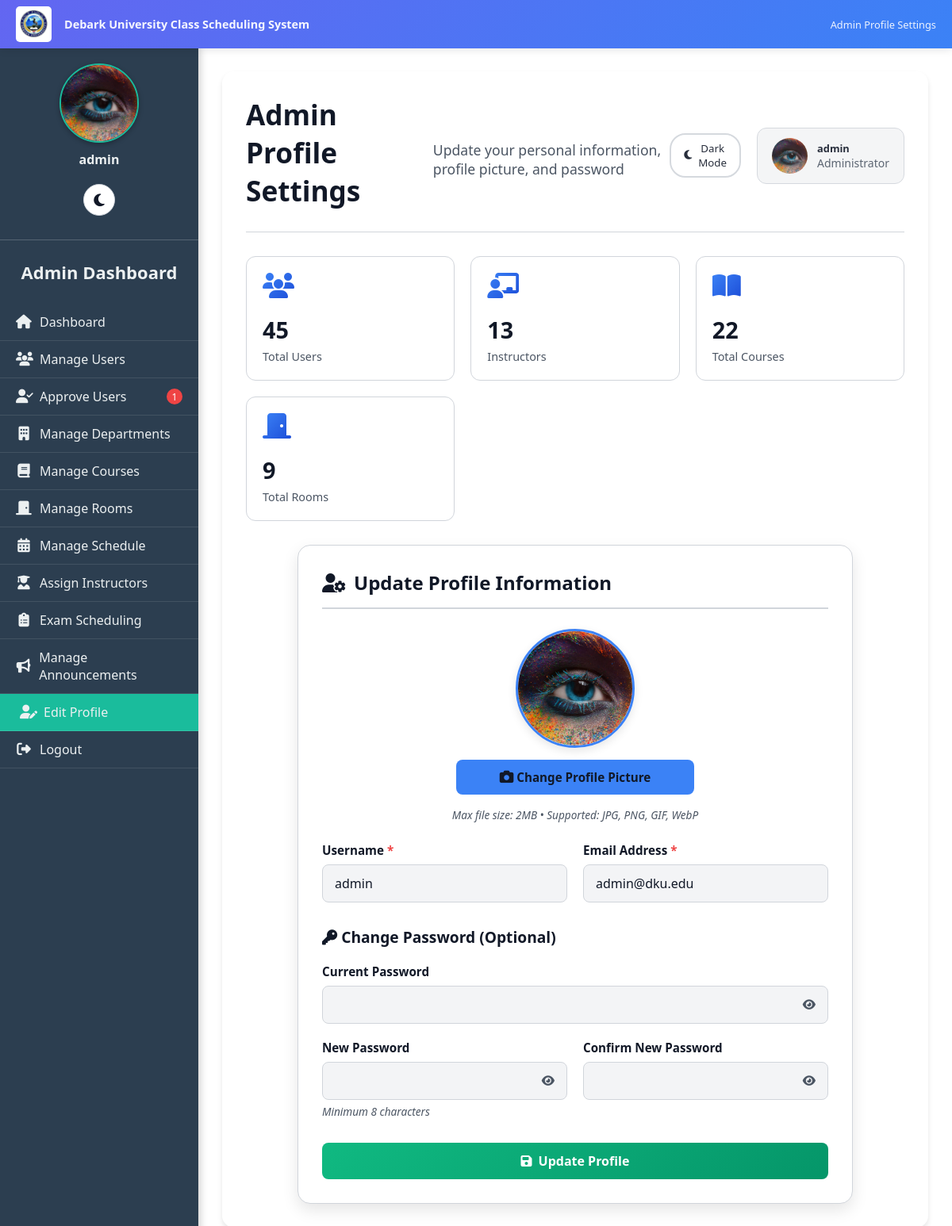
Screenshot of /admin/edit_profile.php (signed in) with the database file from the repository.
### tables this page shows
CREATE TABLE `users` (
  `user_id` int(11) NOT NULL,
  `username` varchar(50) NOT NULL,
  `password` varchar(255) NOT NULL,
  `full_name` varchar(100) NOT NULL,
  `student_id` varchar(50) DEFAULT NULL,
  `email` varchar(100) DEFAULT NULL,
  `role` enum('admin','instructor','student','department_head') NOT NULL,
  `department_id` int(11) DEFAULT NULL,
  `year` varchar(10) DEFAULT NULL,
  `created_at` timestamp NOT NULL DEFAULT current_timestamp(),
  `profile_picture` varchar(255) DEFAULT NULL,
  `email_verified` tinyint(1) DEFAULT 0,
  `verification_token` varchar(255) DEFAULT NULL,
  `is_approved` tinyint(1) DEFAULT 0,
  `is_verified` tinyint(1) NOT NULL DEFAULT 0,
  `id_number` varchar(20) DEFAULT NULL
);

### public/admin/edit_profile.php (the view, shortened to what this page needs)
<?php
require __DIR__ . '/../../includes/db.php';
include __DIR__ . '/../includes/darkmode.php';
$admin_id = $_SESSION['user_id'];
$user_stmt = $pdo->prepare("SELECT username, email, profile_picture FROM users WHERE user_id = ? AND role = 'admin'");
$user_stmt->execute([$admin_id]);
$current_user = $user_stmt->fetch(PDO::FETCH_ASSOC);
try {
    $check_column = $pdo->query("SHOW COLUMNS FROM users LIKE 'is_approved'");
    if($check_column->rowCount() > 0) {
        $pending_stmt = $pdo->prepare("SELECT COUNT(*) as count FROM users WHERE role != 'admin' AND is_approved = 0");
        $pending_stmt->execute();
        $pending_result = $pending_stmt->fetch(PDO::FETCH_ASSOC);
        $pending_approvals = $pending_result['count'] ?? 0;
    } else {
        $pending_stmt = $pdo->prepare("SELECT COUNT(*) as count FROM users WHERE role != 'admin'");
        $pending_stmt->execute();
        $pending_result = $pending_stmt->fetch(PDO::FETCH_ASSOC);
        $pending_approvals = $pending_result['count'] ?? 0;
    }
} catch (Exception $e) {
    $pending_approvals = 0;
    error_log("Error fetching pending approvals: " . $e->getMessage());
}
function getAdminProfilePicturePath($profile_picture) {
    $locations = [
        __DIR__ . '/../uploads/admin/' . $profile_picture,
        __DIR__ . '/../uploads/' . $profile_picture,
        __DIR__ . '/../../uploads/' . $profile_picture,
        'uploads/admin/' . $profile_picture,
        '../uploads/admin/' . $profile_picture,
        'uploads/' . $profile_picture,
        '../uploads/' . $profile_picture,
    ];
    foreach ($locations as $location) {
        if (file_exists($location)) {
            if (strpos($location, '/admin/') !== false) {
                return '../uploads/admin/' . $profile_picture;
            } elseif (strpos($location, 'uploads/admin/') !== false) {
                return 'uploads/admin/' . $profile_picture;
            } elseif (strpos($location, '../uploads/') !== false) {
                return '../uploads/' . $profile_picture;
            } elseif (strpos($location, 'uploads/') !== false) {
                return 'uploads/' . $profile_picture;
            }
        }
    }
    return '../assets/default_profile.png';
}
$profile_img_path = getAdminProfilePicturePath($current_user['profile_picture'] ?? '');
$current_page = basename($_SERVER['PHP_SELF']);
try {
    $total_users = $pdo->query("SELECT COUNT(*) FROM users WHERE role != 'admin'")->fetchColumn();
} catch (Exception $e) {
    $total_users = 0;
    error_log("Error fetching total users: " . $e->getMessage());
}
try {
    $total_instructors = $pdo->query("SELECT COUNT(*) FROM users WHERE role = 'instructor'")->fetchColumn();
} catch (Exception $e) {
    $total_instructors = 0;
    error_log("Error fetching instructors: " . $e->getMessage());
}
try {
    $total_courses = $pdo->query("SELECT COUNT(*) FROM courses")->fetchColumn();
} catch (Exception $e) {
    $total_courses = 0;
    error_log("Error fetching courses: " . $e->getMessage());
}
try {
    $total_rooms = $pdo->query("SELECT COUNT(*) FROM rooms")->fetchColumn();
} catch (Exception $e) {
    $total_rooms = 0;
    error_log("Error fetching rooms: " . $e->getMessage());
}
?>
<!DOCTYPE html>
<html lang="en" data-theme="<?= $darkMode ? 'dark' : 'light' ?>">
<head>
<link rel="stylesheet" href="https://cdnjs.cloudflare.com/ajax/libs/font-awesome/6.4.0/css/all.min.css">
<link rel="stylesheet" href="../../assets/css/darkmode.css">
</head>
<body>
    <div class="university-header">
        <div class="header-left">
            <img src="../assets/images/dku logo.jpg" alt="Debark University Logo" class="dku-logo-img">
            <div class="system-title">Debark University Class Scheduling System</div>
        </div>
        <div class="header-right">
            Admin Profile Settings
        </div>
    </div>
    <div class="sidebar" id="sidebar">
        <div class="sidebar-content">
            <div class="sidebar-profile">
                <img src="<?= htmlspecialchars($profile_img_path) ?>" alt="Profile Picture" id="sidebarProfilePic"
                     onerror="this.onerror=null; this.src='../assets/default_profile.png';">
                <p><?= htmlspecialchars($current_user['username']) ?></p>
            </div>
            <h2>Admin Dashboard</h2>
            <nav>
                <a href="dashboard.php" class="<?= $current_page=='dashboard.php'?'active':'' ?>">
                    <i class="fas fa-home"></i> Dashboard
                </a>
                <a href="manage_users.php" class="<?= $current_page=='manage_users.php'?'active':'' ?>">
                    <i class="fas fa-users"></i> Manage Users
                </a>
                <a href="approve_users.php" class="<?= $current_page=='approve_users.php'?'active':'' ?>">
                    <i class="fas fa-user-check"></i> Approve Users
                    <?php if($pending_approvals > 0): ?>
                        <span class="pending-badge"><?= $pending_approvals ?></span>
                    <?php endif; ?>
                </a>
                <a href="manage_departments.php" class="<?= $current_page=='manage_departments.php'?'active':'' ?>">
                    <i class="fas fa-building"></i> Manage Departments
                </a>
                <a href="manage_courses.php" class="<?= $current_page=='manage_courses.php'?'active':'' ?>">
                    <i class="fas fa-book"></i> Manage Courses
                </a>
                <a href="manage_rooms.php" class="<?= $current_page=='manage_rooms.php'?'active':'' ?>">
                    <i class="fas fa-door-closed"></i> Manage Rooms
                </a>
                <a href="manage_schedules.php" class="<?= $current_page=='manage_schedules.php'?'active':'' ?>">
                    <i class="fas fa-calendar-alt"></i> Manage Schedule
                </a>
                <a href="assign_instructors.php" class="<?= $current_page=='assign_instructors.php'?'active':'' ?>">
                    <i class="fas fa-user-graduate"></i> Assign Instructors
                </a>
                <a href="admin_exam_schedules.php" class="<?= $current_page=='admin_exam_schedules.php'?'active':'' ?>">
                    <i class="fas fa-clipboard-list"></i> Exam Scheduling
                </a>
                <a href="manage_announcements.php" class="<?= $current_page=='manage_announcements.php'?'active':'' ?>">
                    <i class="fas fa-bullhorn"></i> Manage Announcements
                </a>
                <a href="edit_profile.php" class="<?= $current_page=='edit_profile.php'?'active':'' ?>">
                    <i class="fas fa-user-edit"></i> Edit Profile
                </a>
                <a href="../logout.php">
                    <i class="fas fa-sign-out-alt"></i> Logout
                </a>
            </nav>
        </div>
    </div>
    <div class="main-content">
        <div class="content-wrapper">
            <div class="header">
                <div class="header-left">
                    <h1>Admin Profile Settings</h1>
                    <p>Update your personal information, profile picture, and password</p>
                </div>
                <div class="header-right">
                    <button class="dark-mode-toggle" id="darkModeToggle">
                        <i class="fas fa-<?= $darkMode ? 'sun' : 'moon' ?>"></i>
                        <?= $darkMode ? 'Light Mode' : 'Dark Mode' ?>
                    </button>
                    <div class="user-info">
                        <img src="<?= htmlspecialchars($profile_img_path) ?>" alt="Profile" id="headerProfilePic"
                             onerror="this.onerror=null; this.src='../assets/default_profile.png';">
                        <div>
                            <div><?= htmlspecialchars($current_user['username'] ?? 'Admin') ?></div>
                            <small>Administrator</small>
                        </div>
                    </div>
                </div>
            </div>
            <div class="dashboard-stats">
                <div class="stat-card">
                    <i class="fas fa-users"></i>
                    <h3><?= $total_users ?></h3>
                    <p>Total Users</p>
                </div>
                <div class="stat-card">
                    <i class="fas fa-chalkboard-teacher"></i>
                    <h3><?= $total_instructors ?></h3>
                    <p>Instructors</p>
                </div>
                <div class="stat-card">
                    <i class="fas fa-book-open"></i>
                    <h3><?= $total_courses ?></h3>
                    <p>Total Courses</p>
                </div>
                <div class="stat-card">
                    <i class="fas fa-door-closed"></i>
                    <h3><?= $total_rooms ?></h3>
                    <p>Total Rooms</p>
                </div>
            </div>
            <div class="edit-profile-container">
                <div class="profile-form-card">
                    <h2><i class="fas fa-user-cog"></i> Update Profile Information</h2>
                    <form method="post" enctype="multipart/form-data" id="profileForm">
                        <div class="profile-picture-section">
                            <img src="<?= htmlspecialchars($profile_img_path) ?>"
                                 alt="Current Profile Picture"
                                 class="current-profile-pic"
                                 id="profilePreview"
                                 onerror="this.onerror=null; this.src='../assets/default_profile.png';">
                            <div class="form-group">
                                <div class="file-input-wrapper">
                                    <label for="profile_picture">
                                        <i class="fas fa-camera"></i> Change Profile Picture
                                    </label>
                                </div>
                                <div class="form-tip">Max file size: 2MB • Supported: JPG, PNG, GIF, WebP</div>
                            </div>
                        </div>
                        <div class="form-row">
                            <div class="form-group">
                                <label for="username">Username <span class="required">*</span></label>
                                <input type="text" id="username" name="username" class="form-control"
                                       value="<?= htmlspecialchars($current_user['username'] ?? '') ?>" required>
                            </div>
                            <div class="form-group">
                                <label for="email">Email Address <span class="required">*</span></label>
                                <input type="email" id="email" name="email" class="form-control"
                                       value="<?= htmlspecialchars($current_user['email'] ?? '') ?>" required>
                            </div>
                        </div>
                        <h3 style="margin: 30px 0 20px; color: var(--text-primary); font-size: 1.2rem;">
                            <i class="fas fa-key"></i> Change Password (Optional)
                        </h3>
                        <div class="form-row">
                            <div class="form-group">
                                <label for="current_password">Current Password</label>
                                <div class="password-field">
                                    <input type="password" id="current_password" name="current_password" class="form-control">
                                    <button type="button" class="password-toggle" onclick="togglePasswordVisibility('current_password')">
                                        <i class="fas fa-eye"></i>
                                    </button>
                                </div>
                            </div>
                        </div>
                        <div class="form-row">
                            <div class="form-group">
                                <label for="new_password">New Password</label>
                                <div class="password-field">
                                    <input type="password" id="new_password" name="new_password" class="form-control">
                                    <button type="button" class="password-toggle" onclick="togglePasswordVisibility('new_password')">
                                        <i class="fas fa-eye"></i>
                                    </button>
                                </div>
                                <div class="form-tip">Minimum 8 characters</div>
                            </div>
                            <div class="form-group">
                                <label for="confirm_password">Confirm New Password</label>
                                <div class="password-field">
                                    <input type="password" id="confirm_password" name="confirm_password" class="form-control">
                                    <button type="button" class="password-toggle" onclick="togglePasswordVisibility('confirm_password')">
                                        <i class="fas fa-eye"></i>
                                    </button>
                                </div>
                            </div>
                        </div>
                        <button type="submit" class="btn-submit">
                            <i class="fas fa-save"></i> Update Profile
                        </button>
                    </form>
                </div>
            </div>
        </div>
    </div>
</body>
</html>

### public/assets/css/darkmode.css (style rules this page uses)
:root { --bg-primary: #ffffff; --bg-secondary: #f3f4f6; --bg-sidebar: #2c3e50; --bg-card: #ffffff; --bg-input: #ffffff; --text-primary: #111827; --text-secondary: #4b5563; --text-light: #6b7280; --text-sidebar: #ecf0f1; --border-color: #d1d5db; --shadow-color: rgba(0, 0, 0, 0.1); --hover-color: #f9fafb; --table-header: #34495e; --table-stripe: #f2f2f2; --success-bg: #dcfce7; --success-text: #166534; --error-bg: #fee2e2; --error-text: #991b1b; --warning-bg: #fef3c7; --warning-text: #92400e; --info-bg: #dbeafe; --info-text: #1e40af; }
body { background: var(--bg-primary); color: var(--text-primary); }
.sidebar { background: var(--bg-sidebar) !important; }
.sidebar a { color: var(--text-sidebar) !important; }
.sidebar a.active { background: #1abc9c !important; }
.main-content { background: var(--bg-primary); }
.form-group label { color: var(--text-primary); }

### public/includes/darkmode.php (style rules this page uses)
:root { --bg-primary: #ffffff; --bg-secondary: #f3f4f6; --bg-sidebar: #2c3e50; --bg-card: #ffffff; --bg-input: #ffffff; --text-primary: #111827; --text-secondary: #4b5563; --text-light: #6b7280; --text-sidebar: #ecf0f1; --border-color: #d1d5db; --shadow-color: rgba(0, 0, 0, 0.1); --hover-color: #f9fafb; --table-header: #34495e; --table-stripe: #f2f2f2; }
body { background: var(--bg-primary); color: var(--text-primary); transition: background-color 0.3s ease, color 0.3s ease; }

### rows the page displays
users: profile_picture (picture), username "admin", email "admin@dku.edu"

### other values shown
$pending_approvals "1"
$total_users "45"
$total_instructors "13"
$total_courses "22"
$total_rooms "9"
